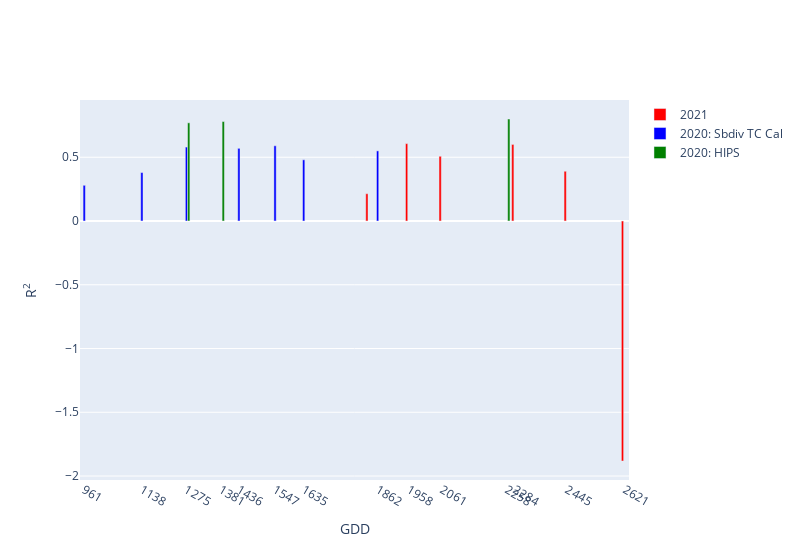

Notebook code cell kept with this figure:
### Code cell
fig=go.Figure()
fig.add_trace(go.Bar(x=dfv2['GDD'],y=dfv2['R2'],marker_color='red',name='2021'))
fig.add_trace(go.Bar(x=df_2020['GDD'],y=df_2020['R2'],marker_color='blue',name='2020: Sbdiv TC Cal'))
fig.add_trace(go.Bar(x=df_2020HIPS['GDD'],y=df_2020HIPS['R2'],marker_color='green',name='2020: HIPS'))
xtick=np.hstack([df_2020['GDD'],df['GDD'],df_2020HIPS['GDD']])
xtick=xtick[xtick!=1836]
fig.update_layout(width=800,yaxis=dict(title='R<sup>2</sup>'),
    xaxis = dict(
        title='GDD',
        tickmode = 'array',
        tickvals = xtick))
fig.show()

### Figure 1 — Plotly figure (JSON) as saved in the notebook; plotly's stock layout.template omitted (floating-point values rounded to 4 significant figures)
{"data": [{"marker": {"color": "red"}, "name": "2021", "type": "bar", "x": [1836, 1958, 2061, 2284, 2445, 2621], "y": [0.2141, 0.6068, 0.5077, 0.6005, 0.3901, -1.882]}, {"marker": {"color": "blue"}, "name": "2020: Sbdiv TC Cal", "type": "bar", "x": [961, 1138, 1275, 1436, 1547, 1635, 1862], "y": [0.28, 0.38, 0.58, 0.57, 0.59, 0.48, 0.55]}, {"marker": {"color": "green"}, "name": "2020: HIPS", "type": "bar", "x": [1275, 1381, 2258], "y": [0.77, 0.78, 0.8]}], "layout": {"width": 800, "xaxis": {"tickmode": "array", "tickvals": [961, 1138, 1275, 1436, 1547, 1635, 1862, 1958, 2061, 2284, 2445, 2621, 1275, 1381, 2258], "title": {"text": "GDD"}}, "yaxis": {"title": {"text": "R<sup>2</sup>"}}}}
